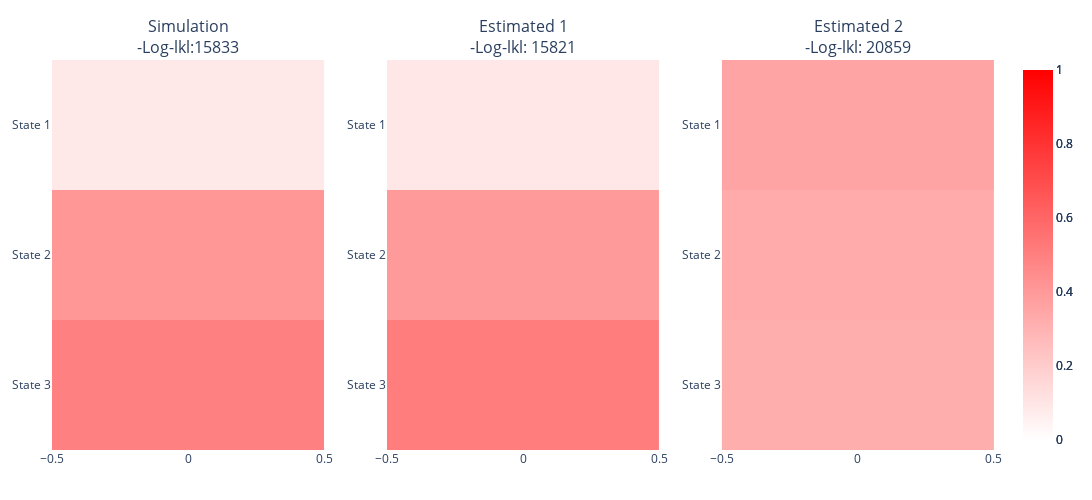

The cell this chart's notebook holds for it:
### Markdown cell above
### Initial State Distributions

### Code cell
LTA.compare_initial_heatmaps(est_output)

### Figure 1 — Plotly figure (JSON) as saved in the notebook; plotly's stock layout.template omitted (floating-point values rounded to 4 significant figures)
{"data": [{"colorscale": [[0, "white"], [1, "red"]], "transpose": true, "type": "heatmap", "x": "", "xaxis": "x", "y": ["State 3", "State 2", "State 1"], "yaxis": "y", "z": [[0.4992, 0.4093, 0.09153]], "zmax": 1, "zmin": 0}, {"colorscale": [[0, "white"], [1, "red"]], "transpose": true, "type": "heatmap", "x": "", "xaxis": "x2", "y": ["State 3", "State 2", "State 1"], "yaxis": "y2", "z": [[0.5108, 0.3955, 0.09365]], "zmax": 1, "zmin": 0}, {"colorscale": [[0, "white"], [1, "red"]], "transpose": true, "type": "heatmap", "x": "", "xaxis": "x3", "y": ["State 3", "State 2", "State 1"], "yaxis": "y3", "z": [[0.3164, 0.3277, 0.3559]], "zmax": 1, "zmin": 0}], "layout": {"annotations": [{"font": {"size": 16}, "showarrow": false, "text": "Simulation<br>-Log-lkl:15833", "x": 0.1444, "xanchor": "center", "xref": "paper", "y": 1, "yanchor": "bottom", "yref": "paper"}, {"font": {"size": 16}, "showarrow": false, "text": "Estimated 1<br>-Log-lkl: 15821", "x": 0.5, "xanchor": "center", "xref": "paper", "y": 1, "yanchor": "bottom", "yref": "paper"}, {"font": {"size": 16}, "showarrow": false, "text": "Estimated 2<br>-Log-lkl: 20859", "x": 0.8556, "xanchor": "center", "xref": "paper", "y": 1, "yanchor": "bottom", "yref": "paper"}], "height": 500, "margin": {"b": 50, "l": 50, "r": 50, "t": 60}, "width": 2100, "xaxis": {"anchor": "y", "domain": [0, 0.2889]}, "xaxis2": {"anchor": "y2", "domain": [0.3556, 0.6444]}, "xaxis3": {"anchor": "y3", "domain": [0.7111, 1]}, "yaxis": {"anchor": "x", "domain": [0, 1]}, "yaxis2": {"anchor": "x2", "domain": [0, 1]}, "yaxis3": {"anchor": "x3", "domain": [0, 1]}}}
